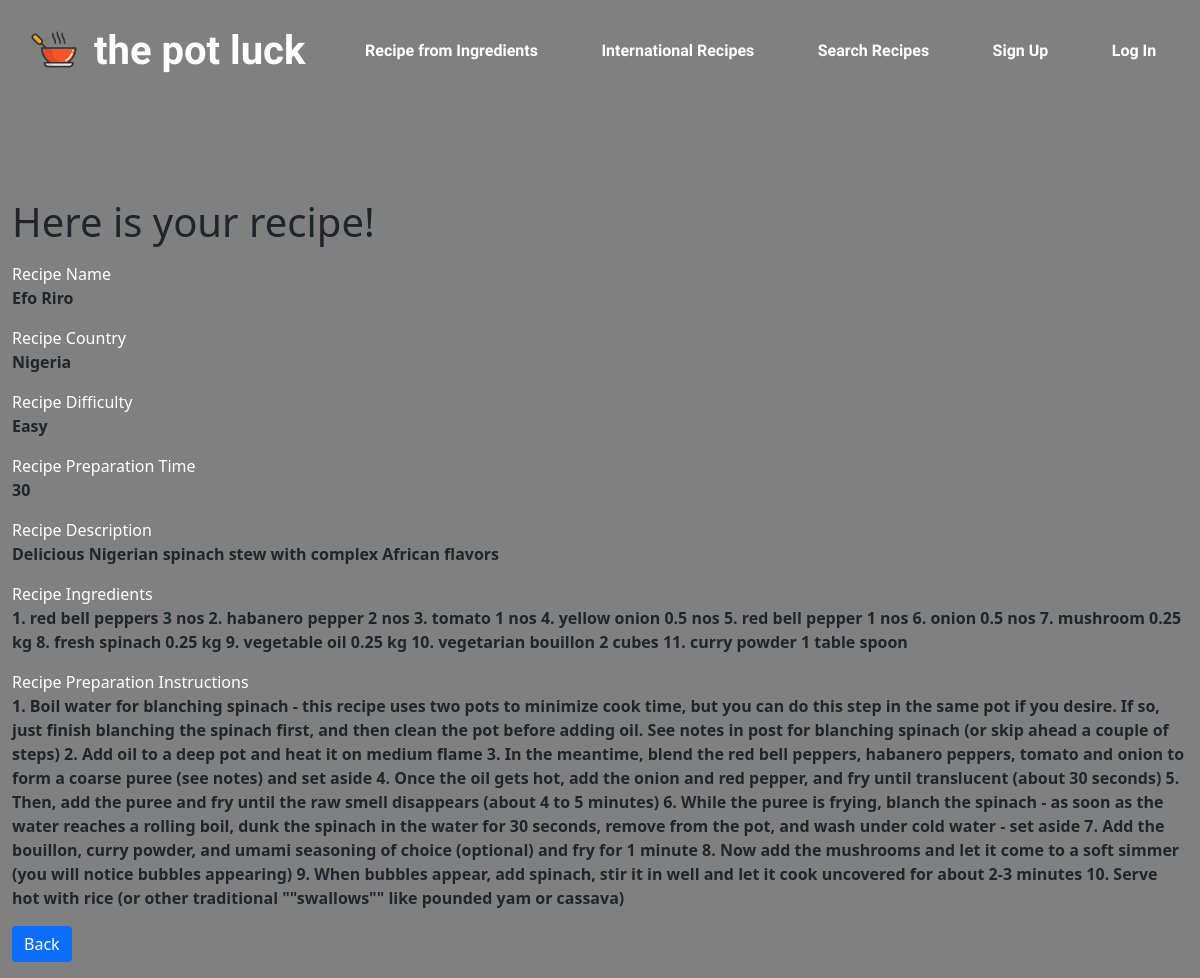
Screenshot of /recipeview.php?rec_name=Efo Riro with the database file from the repository.
### tables this page shows
CREATE TABLE `recipes` (
  `rec_id` int(11) NOT NULL,
  `rec_name` varchar(50) NOT NULL,
  `rec_country` varchar(50) NOT NULL,
  `rec_difficulty` varchar(50) NOT NULL,
  `rec_prep_time` varchar(50) NOT NULL,
  `rec_added_by` varchar(50) NOT NULL,
  `rec_added_date` datetime DEFAULT current_timestamp(),
  `rec_desc` mediumtext NOT NULL,
  `rec_ing` mediumtext NOT NULL,
  `rec_prep` mediumtext NOT NULL
);

### recipeview.php (the view, shortened to what this page needs)
<?php
if(isset($_GET["rec_name"]) && !empty(trim($_GET["rec_name"]))){
    require_once "config.php";
    $sql = "SELECT * FROM recipes WHERE rec_name = ?";
    if($stmt = mysqli_prepare($connection, $sql)){
        mysqli_stmt_bind_param($stmt, "s", $param_rec_name);
        if(mysqli_stmt_execute($stmt)){
            $result = mysqli_stmt_get_result($stmt);
            if(mysqli_num_rows($result) == 1){
                $row = mysqli_fetch_array($result, MYSQLI_ASSOC);
            } else{
                header("location: error.php");
                exit();
            }
        } else{
            echo "Oops! Something went wrong. Please try again later.";
        }
    }
} else{
    header("location: error.php");
    exit();
}
?>
<!DOCTYPE html>
<html lang="en">
<head>
    <link href="https://cdn.jsdelivr.net/npm/bootstrap@5.1.3/dist/css/bootstrap.min.css" rel="stylesheet"
>
    <link rel="stylesheet" href="styles/page.css">
</head>
<body>
  <nav class="navbar fixed-top navbar-dark navbar-expand-sm justify-content-between">
<div class="container-fluid">
    <nav class="navbar navbar-dark">
        <div class="container-fluid">
            <a class="navbar-brand" href="index.php">
                <img src="images/logo.svg" alt="logo" width="60" height="45"
                    class="d-inline-block align-text-top">
                the pot luck
            </a>
        </div>
    </nav>
    <div class="collapse navbar-collapse" id="navbarSupportedContent">
        <ul class="navbar-nav nav-fill w-100">
            <li class="nav-item text-center" id="search-btn">
                            <a style="color:white;" href="ingredients.php" class="nav-link" data-toggle="modal" data-target="ingredeints.php"><span
                                    class="d-none d-sm-inline d-xl-block px-1 fw-bolder">Recipe from Ingredients
                                    </span></a>
                <li class="nav-item text-center" id="search-btn">
                            <a style="color:white;" href="international.php" class="nav-link" data-toggle="modal" data-target="international.php"><span
                                    class="d-none d-sm-inline d-xl-block px-1 fw-bolder">International Recipes
                                    </span></a>
                    <li class="nav-item text-center" id="search-btn">
                            <a style="color:white;" href="search.php" class="nav-link" data-toggle="modal" data-target="search.php"><span
                                    class="d-none d-sm-inline d-xl-block px-1 fw-bolder">Search Recipes
                                    </span></a>
                        <li class="nav-item text-center" id="signup-btn">
                            <a style="color:white;" href="signup.php" class="nav-link" data-toggle="modal" data-target="signup.php"><span
                                    class="d-none d-sm-inline d-xl-block px-1 fw-bolder">Sign
                                    Up</span></a>
                        </li>
                        <li class="nav-item text-center" id="login-btn">
                            <a style="color:white;" href="login.php" class="nav-link" data-toggle="modal" data-target="#"><span
                                    class="d-none d-sm-inline d-xl-block px-1 fw-bolder">Log In</span></a>
                        </li>
                </div>
            </nav>
    <div class="wrapper">
        <div class="container-fluid">
            <div class="row">
                <div class="col-md-12">
                    <h1 class="mt-5 mb-3" >Here is your recipe!</h1>
                    <div class="form-group">
                        <label style="color:white;">Recipe Name</label>
                        <p><b><?php echo $row["rec_name"]; ?></b></p>
                    </div>
                    <div class="form-group">
                        <label style="color:white;">Recipe Country</label>
                        <p><b><?php echo $row["rec_country"]; ?></b></p>
                    </div>
                    <div class="form-group">
                        <label style="color:white;">Recipe Difficulty</label>
                        <p><b><?php echo $row["rec_difficulty"]; ?></b></p>
                    </div>
                    <div class="form-group">
                        <label style="color:white;">Recipe Preparation Time </label>
                        <p><b><?php echo $row["rec_prep_time"]; ?></b></p>
                    </div>
                    <div class="form-group">
                        <label style="color:white;">Recipe Description</label>
                        <p><b><?php echo $row["rec_desc"]; ?></b></p>
                    </div>
                    <div class="form-group">
                        <label style="color:white;">Recipe Ingredients </label>
                        <p><b><?php echo $row["rec_ing"]; ?></b></p>
                    </div>
                    <div class="form-group">
                        <label style="color:white;">Recipe Preparation Instructions</label>
                        <p><b><?php echo $row["rec_prep"]; ?></b></p>
                    </div>
                    <p><a href="international.php" class="btn btn-primary">Back</a></p>
                </div>
            </div>
        </div>
    </div>
</body>
</html>

### styles/page.css (style rules this page uses)
* { border: 0 !important; }
body { -ms-overflow-style: none; scrollbar-width: none; background-color: grey; padding-top: 150px; }
.navbar-brand { font-size: 40px; font-family: 'Short Stack', cursive; font-weight: bolder; color: white; }
.navbar { font-family: 'Short Stack', cursive; color: white !important; }

### rows the page displays
recipes: rec_name "Efo Riro", rec_country "Nigeria", rec_difficulty "Easy", rec_prep_time "30", rec_desc "Delicious Nigerian spinach stew with complex African flavors", rec_ing "1. red bell peppers 3 nos 2. habanero pepper 2 nos 3. tomato 1 nos 4. yellow onion 0.5 nos 5. red bell pepper 1 nos 6. onion 0.5 nos 7. mushroom 0.25 kg 8. fresh spinach 0.25 kg 9. vegetable oil 0.25 kg 10. vegetarian bouillon 2 cubes 11. curry powder 1 table spoon", rec_prep "1. Boil water for blanching spinach - this recipe uses two pots to minimize cook time, but you can do this step in the same pot if you desire. If so, just finish blanching the spinach first, and then clean the pot before adding oil. See notes in post for blanching spinach (or skip ahead a couple of steps) 2. Add oil to a deep pot and heat it on medium flame 3. In the meantime, blend the red bell peppers, habanero peppers, tomato and onion to form a coarse puree (see notes) and set aside 4. Once the oil gets hot, add the onion and red pepper, and fry until translucent (about 30 seconds) 5. Then, add the puree and fry until the raw smell disappears (about 4 to 5 minutes) 6. While the puree is…"
